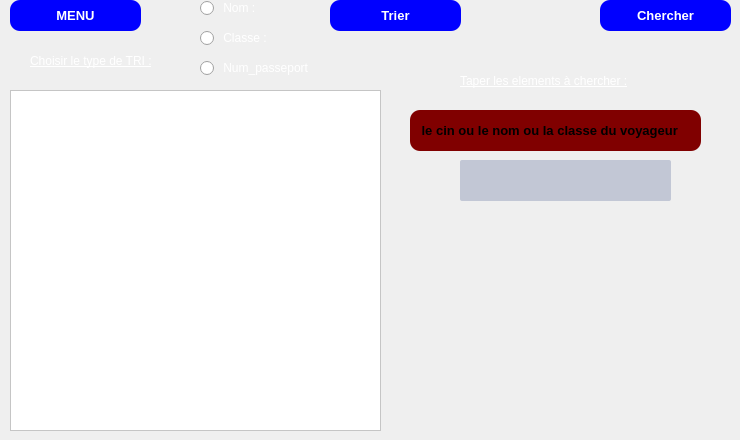
      <widget class="QWidget" name="page_12">
       <widget class="QTableView" name="tableTri">
        <property name="geometry">
         <rect>
          <x>10</x>
          <y>90</y>
          <width>371</width>
          <height>341</height>
         </rect>
        </property>
        <property name="styleSheet">
         <string notr="true">background-color: #FFFFFF;</string>
        </property>
       </widget>
       <widget class="QRadioButton" name="radioButton_classe">
        <property name="geometry">
         <rect>
          <x>200</x>
          <y>30</y>
          <width>111</width>
          <height>16</height>
         </rect>
        </property>
        <property name="styleSheet">
         <string notr="true">color: rgb(255, 255, 255);</string>
        </property>
        <property name="text">
         <string> Classe :</string>
        </property>
       </widget>
       <widget class="QRadioButton" name="radioButton_num_passeport">
        <property name="geometry">
         <rect>
          <x>200</x>
          <y>60</y>
          <width>111</width>
          <height>16</height>
         </rect>
        </property>
        <property name="styleSheet">
         <string notr="true">color: rgb(255, 255, 255);</string>
        </property>
        <property name="text">
         <string> Num_passeport :</string>
        </property>
       </widget>
       <widget class="QLabel" name="label_39">
        <property name="geometry">
         <rect>
          <x>30</x>
          <y>40</y>
          <width>151</width>
          <height>41</height>
         </rect>
        </property>
        <property name="styleSheet">
         <string notr="true">color: rgb(255, 255, 255);
font: 700 10pt &quot;Segoe UI&quot;;
text-decoration: underline;</string>
        </property>
        <property name="text">
         <string>Choisir le type de TRI :</string>
        </property>
       </widget>
       <widget class="QRadioButton" name="radioButton_nom">
        <property name="geometry">
         <rect>
          <x>200</x>
          <y>0</y>
          <width>111</width>
          <height>16</height>
         </rect>
        </property>
        <property name="styleSheet">
         <string notr="true">color: rgb(255, 255, 255);</string>
        </property>
        <property name="text">
         <string> Nom :</string>
        </property>
       </widget>
       <widget class="QPushButton" name="pb_trier">
        <property name="geometry">
         <rect>
          <x>330</x>
          <y>0</y>
          <width>131</width>
          <height>31</height>
         </rect>
        </property>
        <property name="font">
         <font>
          <pointsize>-1</pointsize>
          <weight>75</weight>
          <bold>true</bold>
          <underline>false</underline>
          <kerning>true</kerning>
         </font>
        </property>
        <property name="styleSheet">
         <string notr="true">/*-----QPushButton-----*/
QPushButton
{
	background-color:  rgb(0,0,255);



	color: #ffffff;
	font-size: 13px;
	font-weight: bold;
	border: 5px;
	border-radius:10px;
	padding: 5px;

}

QPushButton::hover
{
background-color: qlineargradient(spread:pad, x1:0, y1:0.511, x2:1, y2:0.511, stop:0 rgba(0, 0, 150, 220),stop:1 rgba(50, 220, 200, 220));

	color: #FF5D5D; 
}
QPushButton::pressed
{background-color: qlineargradient(stop:0 rgba(0, 207, 179, 255),stop:1 rgba(70, 255, 230, 255));

	color: #FF5D5D; 

}</string>
        </property>
        <property name="text">
         <string>Trier</string>
        </property>
        <property name="icon">
         <iconset>
          <normaloff>../../../jour_j/archiver.png</normaloff>../../../jour_j/archiver.png</iconset>
        </property>
        <property name="checkable">
         <bool>true</bool>
        </property>
        <property name="checked">
         <bool>true</bool>
        </property>
       </widget>
       <widget class="QPushButton" name="pushButton_HISTORIQUES_13">
        <property name="geometry">
         <rect>
          <x>10</x>
          <y>0</y>
          <width>131</width>
          <height>31</height>
         </rect>
        </property>
        <property name="font">
         <font>
          <pointsize>-1</pointsize>
          <weight>75</weight>
          <bold>true</bold>
          <underline>false</underline>
          <kerning>true</kerning>
         </font>
        </property>
        <property name="styleSheet">
         <string notr="true">/*-----QPushButton-----*/
QPushButton
{
	background-color:  rgb(0,0,255);



	color: #ffffff;
	font-size: 13px;
	font-weight: bold;
	border: 5px;
	border-radius:10px;
	padding: 5px;

}

QPushButton::hover
{
background-color: qlineargradient(spread:pad, x1:0, y1:0.511, x2:1, y2:0.511, stop:0 rgba(0, 0, 150, 220),stop:1 rgba(50, 220, 200, 220));

	color: #FF5D5D; 
}
QPushButton::pressed
{background-color: qlineargradient(stop:0 rgba(0, 207, 179, 255),stop:1 rgba(70, 255, 230, 255));

	color: #FF5D5D; 

}</string>
        </property>
        <property name="text">
         <string>MENU</string>
        </property>
        <property name="icon">
         <iconset>
          <normaloff>../../../jour_j/archiver.png</normaloff>../../../jour_j/archiver.png</iconset>
        </property>
        <property name="checkable">
         <bool>true</bool>
        </property>
        <property name="checked">
         <bool>true</bool>
        </property>
       </widget>
       <widget class="QLabel" name="label_40">
        <property name="geometry">
         <rect>
          <x>460</x>
          <y>60</y>
          <width>201</width>
          <height>41</height>
         </rect>
        </property>
        <property name="styleSheet">
         <string notr="true">color: rgb(255, 255, 255);
font: 700 10pt &quot;Segoe UI&quot;;
text-decoration: underline;</string>
        </property>
        <property name="text">
         <string>Taper les elements à chercher :</string>
        </property>
       </widget>
       <widget class="QPushButton" name="pb_chercher">
        <property name="geometry">
         <rect>
          <x>600</x>
          <y>0</y>
          <width>131</width>
          <height>31</height>
         </rect>
        </property>
        <property name="font">
         <font>
          <pointsize>-1</pointsize>
          <weight>75</weight>
          <bold>true</bold>
          <underline>false</underline>
          <kerning>true</kerning>
         </font>
        </property>
        <property name="styleSheet">
         <string notr="true">/*-----QPushButton-----*/
QPushButton
{
	background-color:  rgb(0,0,255);



	color: #ffffff;
	font-size: 13px;
	font-weight: bold;
	border: 5px;
	border-radius:10px;
	padding: 5px;

}

QPushButton::hover
{
background-color: qlineargradient(spread:pad, x1:0, y1:0.511, x2:1, y2:0.511, stop:0 rgba(0, 0, 150, 220),stop:1 rgba(50, 220, 200, 220));

	color: #FF5D5D; 
}
QPushButton::pressed
{background-color: qlineargradient(stop:0 rgba(0, 207, 179, 255),stop:1 rgba(70, 255, 230, 255));

	color: #FF5D5D; 

}</string>
        </property>
        <property name="text">
         <string>Chercher</string>
        </property>
        <property name="icon">
         <iconset>
          <normaloff>../../../jour_j/archiver.png</normaloff>../../../jour_j/archiver.png</iconset>
        </property>
        <property name="checkable">
         <bool>true</bool>
        </property>
        <property name="checked">
         <bool>true</bool>
        </property>
       </widget>
       <widget class="QLineEdit" name="lineEdit_chercher">
        <property name="geometry">
         <rect>
          <x>460</x>
          <y>160</y>
          <width>211</width>
          <height>41</height>
         </rect>
        </property>
        <property name="styleSheet">
         <string notr="true">/*-----QLineEdit-----*/
QLineEdit
{
	background-color: #c2c7d5;
	color: #000;
	font-weight: bold;
	border: none;
	border-radius: 2px;
	padding: 3px;

}</string>
        </property>
        <property name="text">
         <string/>
        </property>
       </widget>
       <widget class="QLabel" name="label_nom_voyageur_23">
        <property name="geometry">
         <rect>
          <x>410</x>
          <y>110</y>
          <width>291</width>
          <height>41</height>
         </rect>
        </property>
        <property name="styleSheet">
         <string notr="true">/*-----QLabel-----*/
QLabel
{
	background-color: rgb(128,0,0);

	color: #000000;
	font-size: 13px;
	font-weight: bold;
	border: 5px;
	border-radius:10px;
	padding: 5px;

}</string>
        </property>
        <property name="text">
         <string> le cin ou le nom ou la classe du voyageur </string>
        </property>
       </widget>
      </widget>
